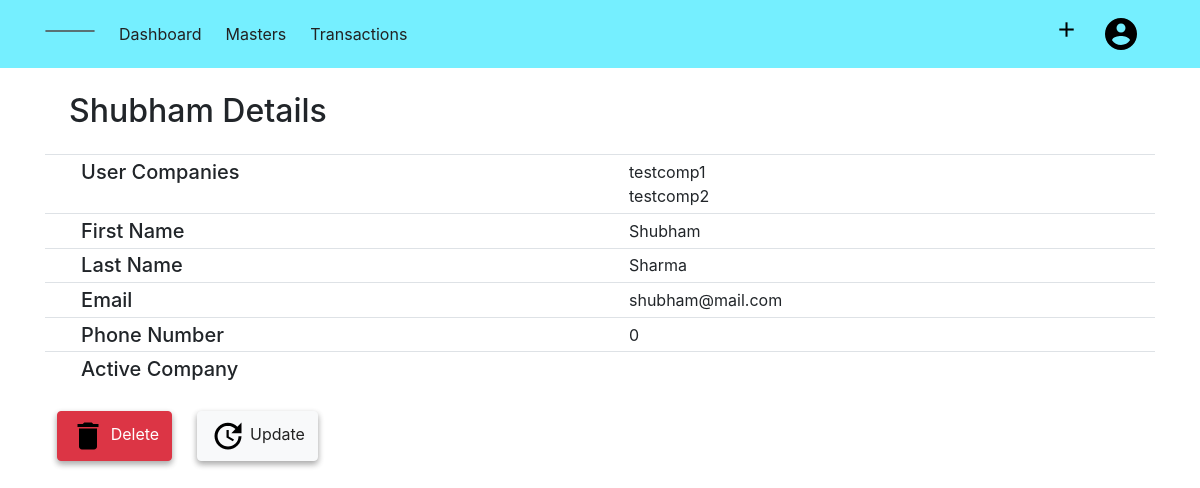
Before: /user/accountinfo (signed in) with the older database file.
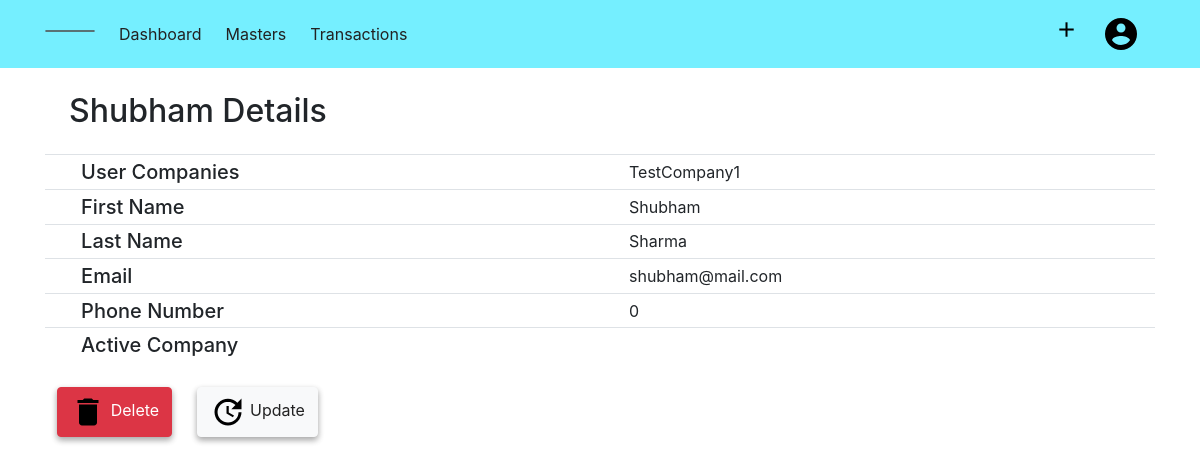
After: the same page with the newer database file.
### acsystem/models.py (models this page shows, shortened)
class Company(db.Model):
    id = db.Column(db.Integer, primary_key=True)
    companyname = db.Column(db.String(80), unique=True, nullable=False)
    mailingname = db.Column(db.String(80), nullable = False)
    address = db.Column(db.String(100), nullable=False)
    country = db.Column(db.String(40), nullable=False)
    state = db.Column(db.String(40), nullable=False)
    pin = db.Column(db.Integer)
    email = db.Column(db.String(60))
    phoneno = db.Column(db.Integer)
    website = db.Column(db.String(60))
    datecreated = db.Column(db.DateTime, default = datetime.utcnow, nullable=False)
    financialyear = db.Column(db.DateTime, nullable=False)
    booksbegin = db.Column(db.DateTime, nullable=False)
    gstno = db.Column(db.Integer)
    description = db.Column(db.Text)
    customers = db.relationship('Customer', backref='undercompany', lazy=True, cascade="all, delete-orphan")
    suppliers = db.relationship('Supplier', backref='undercompany', lazy=True, cascade="all, delete-orphan")
    groups = db.relationship('Group', backref='undercompany', lazy=True, cascade="all, delete-orphan")
    user_id = db.Column(db.Integer, db.ForeignKey('user.id', ondelete="CASCADE"), nullable=False)

### acsystem/user/routes.py (the view)
@users.route('/user/accountinfo')
@login_required
def account():
    return render_template('usertemplate/accountinfo.html', title="Account")

### acsystem/models.py (called while the page is built)
@login_manager.user_loader
def load_user(user_id):
    return User.query.get(int(user_id))

### acsystem/templates/usertemplate/accountinfo.html (shortened to what this page needs)
{% extends "layout.html"%}
{% block content %}
<div class="container mt-4">
    <h2 class="mb-4 ml-4">{{ current_user.first }} Details</h2>
    <table class="table table-sm">
        <tbody>
            <tr>
                <td>&Tab;</td>
                <td class="h5">User Companies</td>
                <td>{% for company in current_user.companies %}
                        <span>{{ company.companyname }}</span>
                        <br>
                    {% endfor %}
                </td>
            </tr>
            <tr>
                <td>&Tab;</td>
                <td class="h5"> First Name </td>
                <td>{{current_user.first}}</td>
            </tr>
            <tr>
                <td>&Tab;</td>
                <td class="h5"> Last Name </td>
                <td>{{current_user.last}}</td>
            </tr>
            <tr>
                <td>&Tab;</td>
                <td class="h5"> Email</td>
                <td>{{current_user.email}}</td>
            </tr>
            <tr>
                <td>&Tab;</td>
                <td class="h5"> Phone Number </td>
                <td>{{current_user.phone}}</td>
            </tr>
            <tr>
                <td>&Tab;</td>
                <td class="h5"> Active Company </td>
                <td id="useractivecomp"></td>
            </tr>
        </tbody>
    </table>
    <table class="mt-4">
        <tbody>
            <tr>
                <td>
                    <button type="button" class="btn btn-danger" data-toggle="modal" data-target="#deleteuser">
                        <img src="{{ url_for('static',filename='images/delete.png') }}" alt="Delete"> Delete
                    </button>
                </td>
                <td>
                    <a type="button" class="btn btn-light" href="#"><img
                            src="{{ url_for('static',filename='images/update.png') }}" alt="Update"> Update
                    </a>
                </td>
            </tr>
        </tbody>
    </table>
</div>
{% endblock content %}

Changed rows visible on the page:
removed Company: companyname "testcomp2"
changed Company: companyname "testcomp1" → "TestCompany1"
